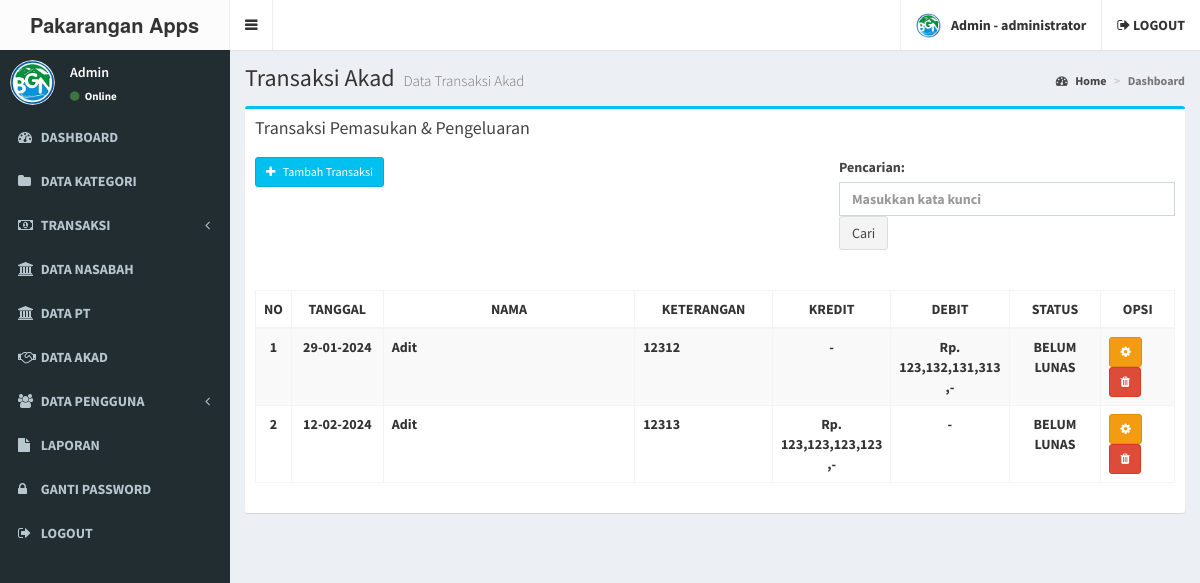
The app's page /admin/transaksi_akad.php (signed in) with its own data.
### tables this page shows
CREATE TABLE IF NOT EXISTS `user` (
  `user_id` int(11) NOT NULL AUTO_INCREMENT,
  `user_nama` varchar(100) NOT NULL,
  `user_username` varchar(100) NOT NULL,
  `user_password` varchar(100) NOT NULL,
  `user_foto` varchar(100) DEFAULT NULL,
  `user_level` varchar(20) NOT NULL,
  PRIMARY KEY (`user_id`)
);

CREATE TABLE IF NOT EXISTS `transaksi_akad` (
  `id` int(11) NOT NULL AUTO_INCREMENT,
  `nasabah_id` int(11) NOT NULL,
  `tanggal` date NOT NULL,
  `jenis` enum('Pemasukan','Pengeluaran') NOT NULL,
  `keterangan` varchar(255) NOT NULL,
  `nominal` bigint(20) NOT NULL,
  `status` enum('LUNAS','BELUM LUNAS') NOT NULL,
  PRIMARY KEY (`id`),
  KEY `fk_tr_nasabah` (`nasabah_id`),
  CONSTRAINT `fk_tr_nasabah` FOREIGN KEY (`nasabah_id`) REFERENCES `nasabah` (`id`)
);

### admin/transaksi_akad.php (the view, shortened to what this page needs)
<?php include 'header.php'; ?>
<div class="content-wrapper">
  <section class="content-header">
    <h1>
      Transaksi Akad
      <small>Data Transaksi Akad</small>
    </h1>
    <ol class="breadcrumb">
      <li><a href="#"><i class="fa fa-dashboard"></i> Home</a></li>
      <li class="active">Dashboard</li>
    </ol>
  </section>
  <section class="content">
    <div class="row">
      <section class="col-lg-12">
        <div class="box box-info">
          <div class="box-header">
            <h3 class="box-title" style="margin-bottom: 2rem;">Transaksi Pemasukan & Pengeluaran</h3>
            <br />
            <button type="button" class="btn btn-info btn-sm" data-toggle="modal" data-target="#transaksi_modal">
              <i class="fa fa-plus"></i> &nbsp Tambah Transaksi
            </button>
            <form action="" method="get" class="form-inline pull-right">
              <div class="form-group">
                <label for="query">Pencarian:</label>
                <input type="text" class="form-control" name="query" id="query" placeholder="Masukkan kata kunci">
                <button type="submit" class="btn btn-default">Cari</button>
              </div>
            </form>
          </div>
          <div class="box-body">
            <div class="table-responsive">
              <table class="table table-bordered table-striped">
                <thead>
                  <tr>
                    <th width="1%">NO</th>
                    <th width="10%" class="text-center">TANGGAL</th>
                    <th class="text-center">NAMA</th>
                    <th width="15%" class="text-center">KETERANGAN</th>
                    <th width="12%" class="text-center">KREDIT</th>
                    <th width="12%" class="text-center">DEBIT</th>
                    <th width="10%" class="text-center">STATUS</th>
                    <th width="8%" class="text-center">OPSI</th>
                  </tr>
                </thead>
                <tbody>
                  <?php
                  include '../koneksi.php';
                  $no = 1;
                  if (isset($_GET['query']) && !empty($_GET['query'])) {
                    $query = $_GET['query'];
                    $data = mysqli_query($koneksi, "SELECT u.user_nama, t.*, n.user_id FROM transaksi_akad as t JOIN nasabah as n ON t.nasabah_id = n.id JOIN user as u ON n.user_id = u.user_id WHERE keterangan LIKE '%$query%' ORDER BY t.id DESC");
                  } else {
                    $data = mysqli_query($koneksi, "SELECT u.user_nama, t.*, n.user_id FROM transaksi_akad as t JOIN nasabah as n ON t.nasabah_id = n.id JOIN user as u ON n.user_id = u.user_id ORDER BY t.id DESC");
                  }
                  while ($d = mysqli_fetch_array($data)) {
                  ?>
                    <tr>
                      <td class="text-center"><?php echo $no++; ?></td>
                      <td class="text-center"><?php echo date('d-m-Y', strtotime($d['tanggal'])); ?></td>
                      <td><?php echo $d['user_nama']; ?></td>
                      <td><?php echo $d['keterangan']; ?></td>
                      <td class="text-center"><?php echo $d['jenis'] == 'Pemasukan' ? "Rp. " . number_format($d['nominal']) . " ,-" : '-' ?></td>
                      <td class="text-center"><?php echo $d['jenis'] == 'Pengeluaran' ? "Rp. " . number_format($d['nominal']) . " ,-" : '-' ?></td>
                      <td class="text-center"><?php echo $d['status']; ?></td>
                      <td>
                        <button type="button" class="btn btn-warning btn-sm" data-toggle="modal" data-target="#edit_transaksi_<?php echo $d['id'] ?>">
                          <i class="fa fa-cog"></i>
                        </button>
                        <button type="button" class="btn btn-danger btn-sm" data-toggle="modal" data-target="#hapus_transaksi_<?php echo $d['id'] ?>">
                          <i class="fa fa-trash"></i>
                        </button>
                      </td>
                    </tr>
                  <?php
                  }
                  ?>
                </tbody>
              </table>
            </div>
          </div>
        </div>
      </section>
    </div>
  </section>
</div>
<?php include 'footer.php'; ?>

### admin/header.php (shortened to what this page needs)
<!DOCTYPE html>
<html>
<head>
  <link rel="stylesheet" href="../assets/bower_components/bootstrap/dist/css/bootstrap.min.css">
  <link rel="stylesheet" href="../assets/bower_components/font-awesome/css/font-awesome.min.css">
  <link rel="stylesheet" href="../assets/bower_components/Ionicons/css/ionicons.min.css">
  <link rel="stylesheet" href="../assets/dist/css/AdminLTE.min.css">
  <link rel="stylesheet" href="../assets/bower_components/datatables.net-bs/css/dataTables.bootstrap.min.css">
  <link rel="stylesheet" href="../assets/css/main.css">
  <link rel="stylesheet" href="../assets/dist/css/skins/_all-skins.min.css">
  <link rel="stylesheet" href="../assets/bower_components/morris.js/morris.css">
  <link rel="stylesheet" href="../assets/bower_components/jvectormap/jquery-jvectormap.css">
  <link rel="stylesheet" href="../assets/bower_components/bootstrap-datepicker/dist/css/bootstrap-datepicker.min.css">
  <link rel="stylesheet" href="../assets/bower_components/bootstrap-daterangepicker/daterangepicker.css">
  <link rel="stylesheet" href="../assets/plugins/bootstrap-wysihtml5/bootstrap3-wysihtml5.min.css">
  <?php
  include '../koneksi.php';
  ?>
</head>
<body class="hold-transition skin-black sidebar-mini">
  <div class="wrapper">
    <header class="main-header">
      <a href="index.php" class="logo">
        <span class="logo-lg"><b>Pakarangan Apps</span>
      </a>
      <nav class="navbar navbar-static-top">
        <a href="#" class="sidebar-toggle" data-toggle="push-menu" role="button">
        </a>
        <div class="navbar-custom-menu">
          <ul class="nav navbar-nav">
            <li class="dropdown user user-menu">
              <a href="#" class="dropdown-toggle" data-toggle="dropdown">
                <?php
                $id_user = $_SESSION['id'];
                $profil = mysqli_query($koneksi, "select * from user where user_id='$id_user'");
                $profil = mysqli_fetch_assoc($profil);
                if ($profil['user_foto'] == "") {
                ?>
                  <img src="../gambar/sistem/user.png" class="user-image">
                <?php } else { ?>
                  <img src="../gambar/user/<?php echo $profil['user_foto'] ?>" class="user-image">
                <?php } ?>
                <span class="hidden-xs"><?php echo $_SESSION['nama']; ?> - <?php echo $_SESSION['level']; ?></span>
              </a>
            </li>
            <li>
              <a href="logout.php"><i class="fa fa-sign-out"></i> LOGOUT</a>
            </li>
          </ul>
        </div>
      </nav>
    </header>
    <aside class="main-sidebar">
      <section class="sidebar">
        <div class="user-panel">
          <div class="pull-left image">
            <?php
            $id_user = $_SESSION['id'];
            $profil = mysqli_query($koneksi, "select * from user where user_id='$id_user'");
            $profil = mysqli_fetch_assoc($profil);
            if ($profil['user_foto'] == "") {
            ?>
              <img src="../gambar/sistem/user.png" class="img-circle">
            <?php } else { ?>
              <img src="../gambar/user/<?php echo $profil['user_foto'] ?>" class="img-circle" style="max-height:45px">
            <?php } ?>
          </div>
          <div class="pull-left info">
            <p><?php echo $_SESSION['nama']; ?></p>
            <a href="#"><i class="fa fa-circle text-success"></i> Online</a>
          </div>
        </div>
        <ul class="sidebar-menu" data-widget="tree">
          <li>
            <a href="index.php">
              <i class="fa fa-dashboard"></i> <span>DASHBOARD</span>
            </a>
          </li>
          <li>
            <a href="kategori.php">
              <i class="fa fa-folder"></i> <span>DATA KATEGORI</span>
            </a>
          </li>
          <li class="treeview">
            <a href="#">
              <i class="fa fa-money"></i>
              <span>TRANSAKSI</span>
              <span class="pull-right-container">
                <i class="fa fa-angle-left pull-right"></i>
              </span>
            </a>
          </li>
          <li>
            <a href="nasabah.php">
              <i class="fa fa-university"></i> <span>DATA NASABAH</span>
            </a>
          </li>
          <li>
            <a href="pt.php">
              <i class="fa fa-university"></i> <span>DATA PT</span>
            </a>
          </li>
          <li>
            <a href="akad.php">
              <i class="fa fa-handshake-o"></i> <span>DATA AKAD</span>
            </a>
          </li>
          <li class="treeview">
            <a href="#">
              <i class="fa fa-users"></i>
              <span>DATA PENGGUNA</span>
              <span class="pull-right-container">
                <i class="fa fa-angle-left pull-right"></i>
              </span>
            </a>
          </li>
          <li>
            <a href="laporan.php">
              <i class="fa fa-file"></i> <span>LAPORAN</span>
            </a>
          </li>
          <li>
            <a href="gantipassword.php">
              <i class="fa fa-lock"></i> <span>GANTI PASSWORD</span>
            </a>
          </li>
          <li>
            <a href="logout.php">
              <i class="fa fa-sign-out"></i> <span>LOGOUT</span>
            </a>
          </li>
        </ul>
      </section>
    </aside>

### assets/css/main.css (style rules this page uses)
.form-group { width: 100%; margin-bottom: 20px !important; }
.form-control { width: 100% !important; }

### records on screen
user: user_foto (picture)
transaksi_akad: tanggal "29-01-2024", user.user_nama "Adit", keterangan "12312", nominal "123,132,131,313", status "BELUM LUNAS"
transaksi_akad: tanggal "12-02-2024", user.user_nama "Adit", keterangan "12313", nominal "123,123,123,123", status "BELUM LUNAS"

### other values on screen
$_SESSION['nama'] "Admin"
$_SESSION['level'] "administrator"
